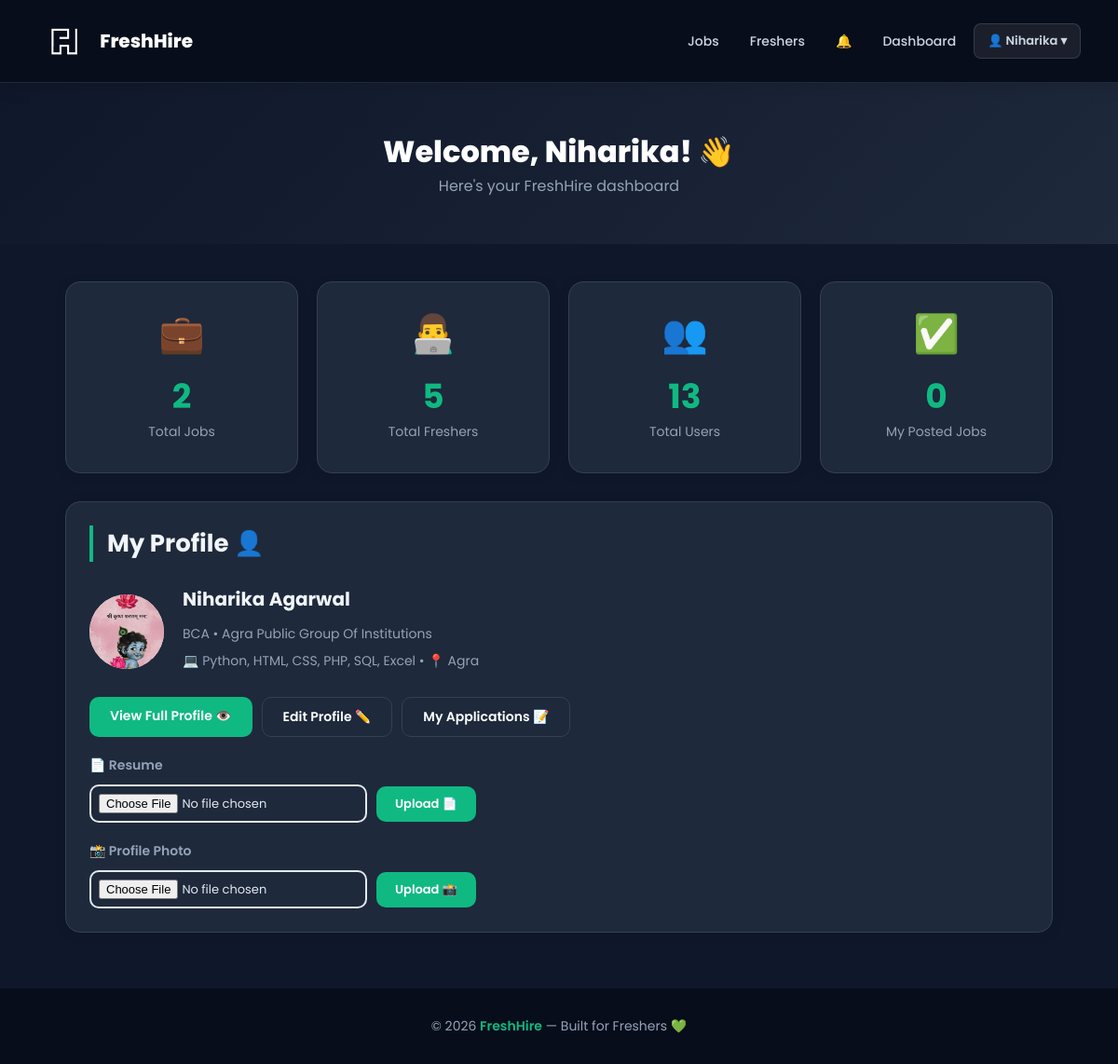
Page /dashboard (signed in) on the earlier database version.
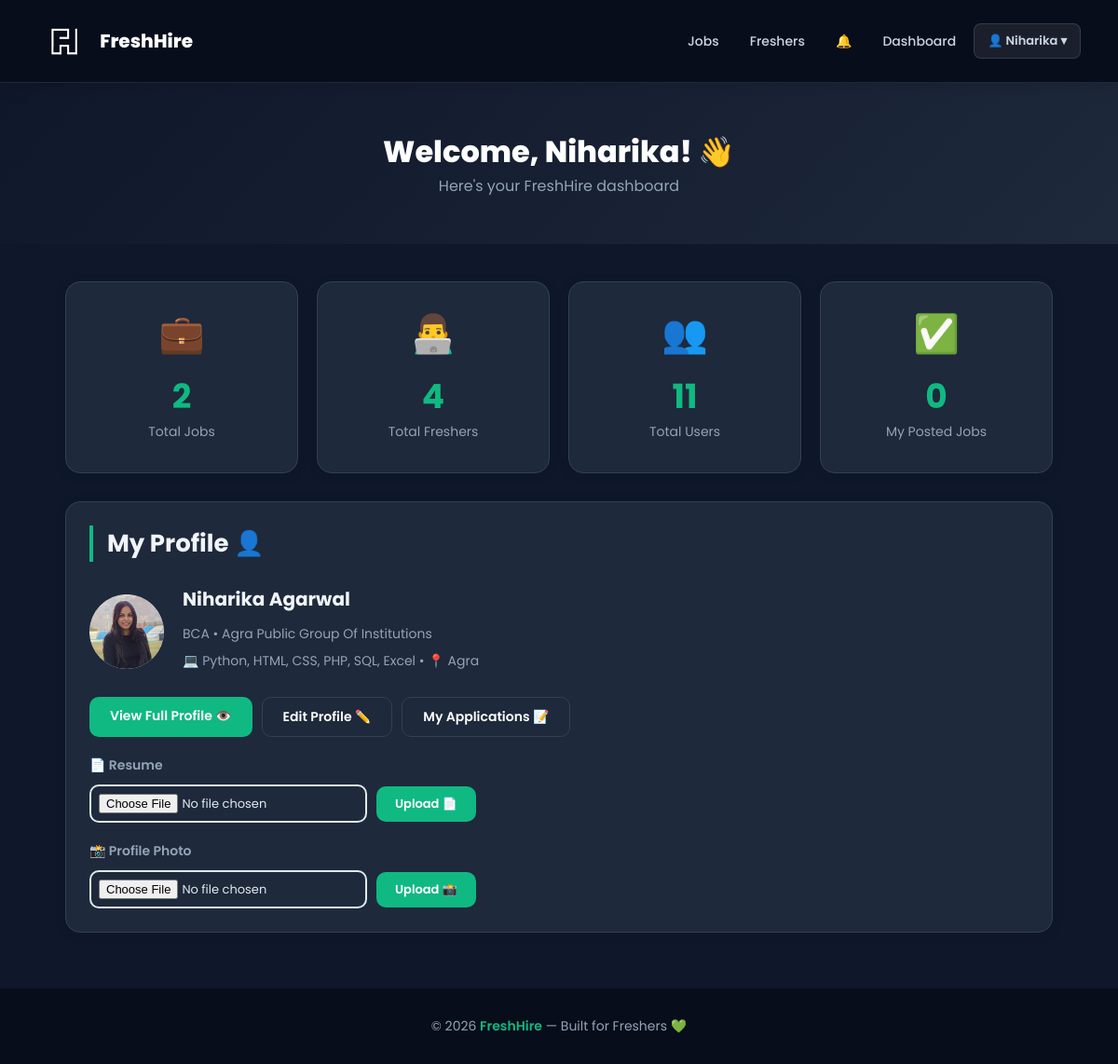
Same page on the later database version.
### tables this page shows
CREATE TABLE profiles (
    id            INTEGER PRIMARY KEY AUTOINCREMENT,
    user_id       INTEGER,
    name          TEXT,
    email         TEXT,
    phone         TEXT,
    city          TEXT,
    bio           TEXT,
    college       TEXT,
    degree        TEXT,
    primary_skill TEXT,
    project_title TEXT,
    project_desc  TEXT,
    project_link  TEXT
, resume TEXT, photo TEXT);

### app.py (the view)
@app.route("/dashboard")
def dashboard():
    if "user_id" not in session:
        flash("Please login first!", "error")
        return redirect(url_for("login"))
    conn = get_db()
    total_jobs     = conn.execute("SELECT COUNT(*) FROM jobs").fetchone()[0]
    total_profiles = conn.execute("SELECT COUNT(*) FROM profiles").fetchone()[0]
    total_users    = conn.execute("SELECT COUNT(*) FROM users").fetchone()[0]
    my_jobs        = conn.execute(
        "SELECT * FROM jobs WHERE posted_by=? ORDER BY id DESC", (session["user_id"],)
    ).fetchall()
    my_profile     = conn.execute(
        "SELECT * FROM profiles WHERE user_id=?", (session["user_id"],)
    ).fetchone()
    is_admin       = conn.execute(
        "SELECT * FROM admins WHERE user_id=?", (session["user_id"],)
    ).fetchone()
    conn.close()
    return render_template("dashboard.html",
                           total_jobs=total_jobs, total_profiles=total_profiles,
                           total_users=total_users, my_jobs=my_jobs,
                           my_profile=my_profile, is_admin=is_admin)

### app.py (called while the page is built)
def get_db():
    conn = sqlite3.connect("freshhire.db")
    conn.row_factory = sqlite3.Row
    return conn

@app.context_processor
def inject_globals():
    notif_count = 0
    if "user_id" in session:
        try:
            conn = get_db()
            notif_count = conn.execute(
                "SELECT COUNT(*) FROM notifications WHERE user_id=? AND is_read=0",
                (session["user_id"],)
            ).fetchone()[0]
            conn.close()
        except:
            pass
    return {"notif_count": notif_count}

### templates/dashboard.html (shortened to what the changed rows need)
<!DOCTYPE html>
<html>
<head>
    <link rel="stylesheet" href="/static/style.css">
</head>
<body>
<div style="background: linear-gradient(135deg, #0f172a, #1e293b); padding:50px 20px; color:white; text-align:center;">
    <h1 style="font-size:32px; font-weight:800;">Welcome, {{ session.get('name') }}! 👋</h1>
</div>
<div class="container">
    <div style="display:grid; grid-template-columns:repeat(auto-fill, minmax(200px, 1fr)); gap:20px; margin-top:30px;">
        <div class="card" style="text-align:center;">
            <h2 style="color:#10b981; font-size:36px;">{{ total_jobs }}</h2>
        </div>
        <div class="card" style="text-align:center;">
            <div style="font-size:40px; margin-bottom:10px;">👨‍💻</div>
            <h2 style="color:#10b981; font-size:36px;">{{ total_profiles }}</h2>
            <p style="color:#94a3b8;">Total Freshers</p>
        </div>
        <div class="card" style="text-align:center;">
            <div style="font-size:40px; margin-bottom:10px;">👥</div>
            <h2 style="color:#10b981; font-size:36px;">{{ total_users }}</h2>
            <p style="color:#94a3b8;">Total Users</p>
        </div>
        <div class="card" style="text-align:center;">
            <h2 style="color:#10b981; font-size:36px;">{{ my_jobs|length }}</h2>
        </div>
    </div>
    <div class="card" style="margin-top:30px;">
        <h2 class="section-title">My Profile 👤</h2>
        {% if my_profile %}
        <div style="display:flex; align-items:center; gap:20px; flex-wrap:wrap;">
            <div style="width:80px; height:80px; background:#ecfdf5; border-radius:50%; display:flex; align-items:center; justify-content:center; font-size:35px; overflow:hidden; flex-shrink:0;">
                {% if my_profile.photo %}
                <img src="/static/photos/{{ my_profile.photo }}" style="width:80px; height:80px; object-fit:cover;">
                {% else %}
                👤
                {% endif %}
            </div>
            <div>
                <h3 style="color:#10b981; font-size:20px;">{{ my_profile.name }}</h3>
                <p style="color:#94a3b8; font-size:14px;">{{ my_profile.degree }} • {{ my_profile.college }}</p>
                <p style="color:#64748b; font-size:14px;">💻 {{ my_profile.primary_skill }} • 📍 {{ my_profile.city }}</p>
            </div>
        </div>
        <div style="margin-top:20px; display:flex; gap:10px; flex-wrap:wrap;">
            <a href="/my-profile" class="btn">View Full Profile 👁️</a>
            <a href="/edit-profile" class="btn" style="background:#1e293b; border:1px solid #334155;">Edit Profile ✏️</a>
            <a href="/my-applications" class="btn" style="background:#1e293b; border:1px solid #334155;">My Applications 📝</a>
        </div>
        <form method="POST" action="/upload-resume" enctype="multipart/form-data" style="margin-top:20px;">
            <p style="font-weight:600; color:#10b981; margin-bottom:10px;">📄 Resume</p>
            <div style="display:flex; align-items:center; gap:10px; flex-wrap:wrap;">
                <input type="file" name="resume" accept=".pdf" style="border:2px solid #e2e8f0; padding:8px; border-radius:10px; font-size:13px; font-family:'Poppins',sans-serif;">
                <button type="submit" class="btn" style="padding:9px 20px; font-size:13px;">Upload 📄</button>
            </div>
        </form>
        <form method="POST" action="/upload-photo" enctype="multipart/form-data" style="margin-top:20px;">
            <p style="font-weight:600; color:#10b981; margin-bottom:10px;">📸 Profile Photo</p>
            <div style="display:flex; align-items:center; gap:10px; flex-wrap:wrap;">
                <input type="file" name="photo" accept=".jpg,.jpeg,.png" style="border:2px solid #e2e8f0; padding:8px; border-radius:10px; font-size:13px; font-family:'Poppins',sans-serif;">
                <button type="submit" class="btn" style="padding:9px 20px; font-size:13px;">Upload 📸</button>
            </div>
        </form>
        {% else %}
        <div style="text-align:center; padding:30px;">
            <p style="color:#94a3b8; margin-bottom:15px;">You haven't created a profile yet!</p>
            <a href="/profile" class="btn">Create Profile Now</a>
        </div>
        {% endif %}
    </div>
</div>
</body>
</html>

Differences in the rows shown:
changed profiles "Niharika Agarwal": photo: a different picture
Other differences:
{{ total_profiles }}: "5" → "4"
{{ total_users }}: "13" → "11"
